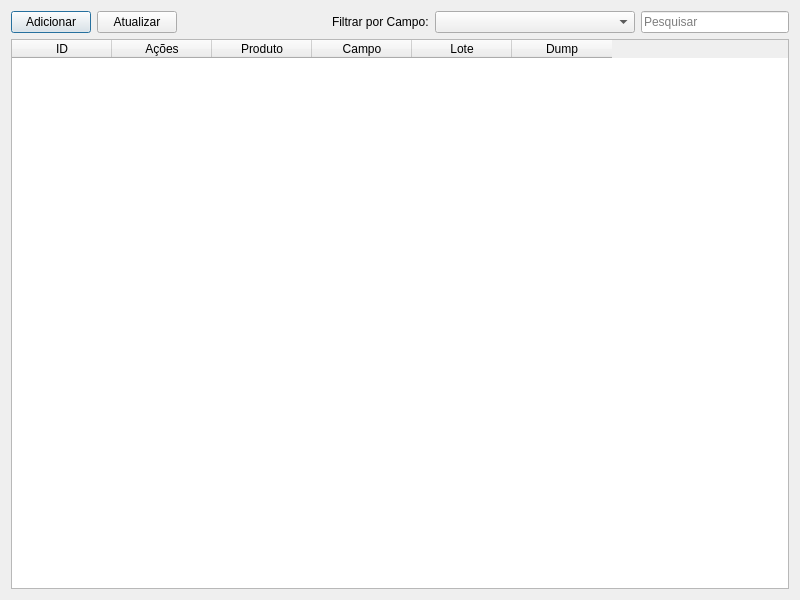
<?xml version="1.0" encoding="UTF-8"?>
<ui version="4.0">
 <class>Dialog</class>
 <widget class="QDialog" name="Dialog">
  <property name="geometry">
   <rect>
    <x>0</x>
    <y>0</y>
    <width>800</width>
    <height>600</height>
   </rect>
  </property>
  <property name="windowTitle">
   <string>Associação de Produtos a Campos</string>
  </property>
  <layout class="QGridLayout" name="gridLayout">
   <item row="0" column="0">
    <layout class="QHBoxLayout" name="horizontalLayout">
     <item>
      <widget class="QPushButton" name="addFormBtn">
       <property name="text">
        <string>Adicionar</string>
       </property>
      </widget>
     </item>
     <item>
      <widget class="QPushButton" name="refreshBtn">
       <property name="text">
        <string>Atualizar</string>
       </property>
      </widget>
     </item>
     <item>
      <spacer name="horizontalSpacer">
       <property name="orientation">
        <enum>Qt::Horizontal</enum>
       </property>
       <property name="sizeHint" stdset="0">
        <size>
         <width>40</width>
         <height>20</height>
        </size>
       </property>
      </spacer>
     </item>
     <item>
      <widget class="QLabel" name="label">
       <property name="text">
        <string>Filtrar por Campo:</string>
       </property>
      </widget>
     </item>
     <item>
      <widget class="QComboBox" name="campoCb">
       <property name="minimumSize">
        <size>
         <width>200</width>
         <height>0</height>
        </size>
       </property>
      </widget>
     </item>
     <item>
      <widget class="QLineEdit" name="searchLineEdit">
       <property name="placeholderText">
        <string>Pesquisar</string>
       </property>
      </widget>
     </item>
    </layout>
   </item>
   <item row="1" column="0">
    <widget class="QTableWidget" name="tableWidget">
     <column>
      <property name="text">
       <string>ID</string>
      </property>
     </column>
     <column>
      <property name="text">
       <string>Ações</string>
      </property>
     </column>
     <column>
      <property name="text">
       <string>Produto</string>
      </property>
     </column>
     <column>
      <property name="text">
       <string>Campo</string>
      </property>
     </column>
     <column>
      <property name="text">
       <string>Lote</string>
      </property>
     </column>
     <column>
      <property name="text">
       <string>Dump</string>
      </property>
     </column>
    </widget>
   </item>
  </layout>
 </widget>
 <resources/>
 <connections/>
</ui>
